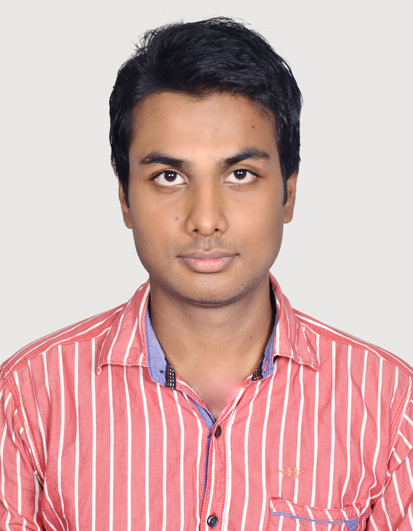
#> input picture New folder/motion/Image Editor/2092.jpg, 413 x 531 px
$ python 'image resizer.py'
#> lines starting #> are read from the running program, lines starting #| are printed output that depends on the picture
import cv2
import random
Height=int(input("Enter the height: "))
#> the answer given: 100
Width=int(input("Enter the width: "))
#> the answer given: 100

color=int(input("Choose a number, where 0=Black white \n1=Color: "))
#> the answer given: 1

img=cv2.imread("2092.jpg",color)
#> img is the input picture: shape (531, 413, 3); mean B, G, R 171.1, 172.8, 212.4
colors=cv2.cvtColor(img, cv2.COLOR_BGR2RGB)


a= img.shape[0]/Height
#> a = 5.31
b= img.shape[1]/Width
#> b = 4.13

rs=cv2.resize(img,(int(img.shape[0]/a),int(img.shape[1]/b)))
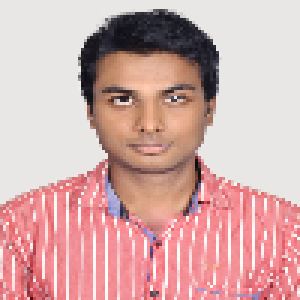
#> rs: shape (100, 100, 3) (shown 3 times larger); mean B, G, R 170.9, 172.6, 212.3
cv2.imwrite("resize1.jpg",rs)
